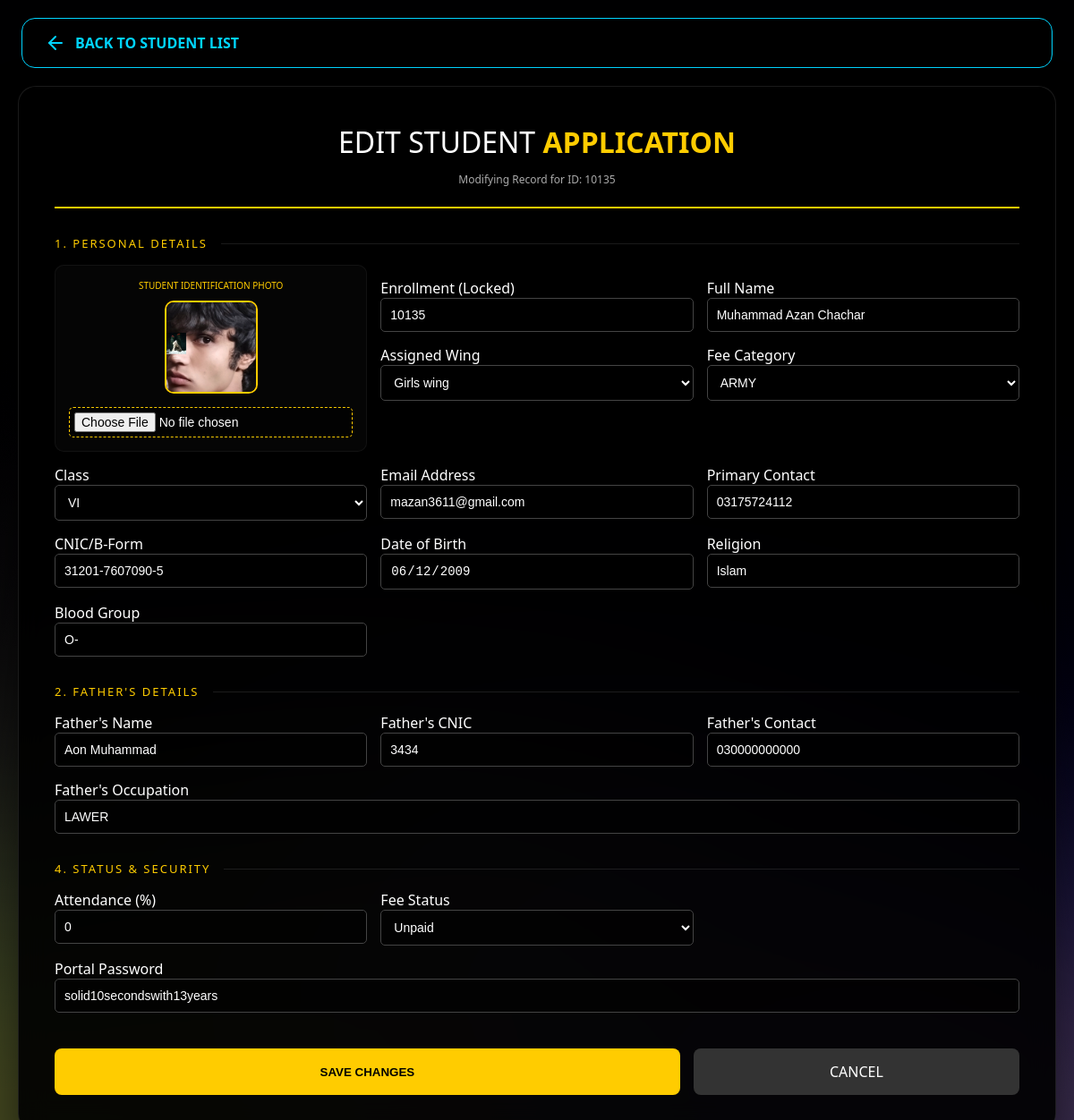
Screenshot of /edit_student.php?id=10135 (signed in) with the database file from the repository.
### tables this page shows
CREATE TABLE `students` (
  `stu_enrollment_number` varchar(255) NOT NULL,
  `stu_name` varchar(50) NOT NULL,
  `stu_father_name` varchar(255) DEFAULT NULL,
  `stu_father_designation` varchar(255) DEFAULT NULL,
  `stu_contact` varchar(20) DEFAULT NULL,
  `password` varchar(255) DEFAULT '12345',
  `stu_wing` varchar(100) DEFAULT NULL,
  `fee_category` varchar(50) DEFAULT NULL,
  `stu_marks_status` varchar(20) NOT NULL,
  `stu_attendance` varchar(20) NOT NULL,
  `stu_fee_status` enum('Paid','Unpaid') NOT NULL DEFAULT 'Unpaid',
  `stu_result_pdf` varchar(255) DEFAULT NULL,
  `stu_email` varchar(100) DEFAULT NULL,
  `stu_cnic` varchar(20) DEFAULT NULL,
  `stu_religion` varchar(50) DEFAULT NULL,
  `stu_class` varchar(50) DEFAULT NULL,
  `father_cnic` varchar(20) DEFAULT NULL,
  `father_occupation` varchar(100) DEFAULT NULL,
  `father_contact` varchar(20) DEFAULT NULL,
  `mother_name` varchar(100) DEFAULT NULL,
  `mother_cnic` varchar(20) DEFAULT NULL,
  `mother_occupation` varchar(100) DEFAULT NULL,
  `mother_contact` varchar(20) DEFAULT NULL,
  `residential_address` text DEFAULT NULL,
  `blood_group` varchar(5) DEFAULT NULL,
  `date_of_birth` date DEFAULT NULL,
  `stu_photo` varchar(255) DEFAULT 'default.png'
);

### edit_student.php (the view, shortened to what this page needs)
<?php
$host = "localhost"; $user = "root"; $password = ""; $dbname = "students_db";
try {
    $conn = new PDO("mysql:host=$host;dbname=$dbname", $user, $password);
    $conn->setAttribute(PDO::ATTR_ERRMODE, PDO::ERRMODE_EXCEPTION);
} catch(PDOException $e) { die("Connection failed: " . $e->getMessage()); }
$id = isset($_GET['id']) ? $_GET['id'] : '';
try {
    $sql = 'SELECT * FROM students WHERE stu_enrollment_number = ?';
    $stmt = $conn->prepare($sql);
    $stmt->execute([$id]);
    $student_data = $stmt->fetch(PDO::FETCH_ASSOC);
} catch(PDOException $e) { echo "Error: " . $e->getMessage(); }
?>
<!DOCTYPE html>
<html lang="en">
<head>
</head>
<body onload="updateClasses('<?php echo $student_data['stu_class']; ?>')">
<div class="top-bar">
    <a href="dashboard.php" class="back-link"><i data-lucide="arrow-left"></i> BACK TO STUDENT LIST</a>
</div>
<div class="form-container">
    <div class="header-title">
        <h1 style="margin:0; font-weight:300;">EDIT STUDENT <span style="color:var(--accent); font-weight:bold;">APPLICATION</span></h1>
        <p style="color:#aaa; font-size: 12px;">Modifying Record for ID: <?php echo htmlspecialchars($id); ?></p>
    </div>
    <form method="POST" enctype="multipart/form-data">
        <div class="section-label">1. Personal Details</div>
        <div class="grid">
            <div class="photo-box">
                <label style="display:block; font-size:10px; color:var(--accent); margin-bottom:10px;">STUDENT IDENTIFICATION PHOTO</label>
                <?php $imgSrc = "uploads/students/" . ($student_data['stu_photo'] ? $student_data['stu_photo'] : 'default.png'); ?>
                <img src="<?php echo $imgSrc; ?>?v=<?php echo time(); ?>" id="stu_preview" class="current-photo" onerror="this.src='uploads/students/default.png'">
                <input type="file" name="stu_photo" accept="image/*" onchange="previewImage(this)">
            </div>
            <div style="grid-column: span 2;">
                <div class="grid" style="grid-template-columns: 1fr 1fr; margin-top: 15px;">
                    <div><label>Enrollment (Locked)</label><input type="text" value="<?php echo $id; ?>" disabled></div>
                    <div><label>Full Name</label><input type="text" name="name" value="<?php echo htmlspecialchars($student_data['stu_name']); ?>" required></div>
                    <div>
                        <label>Assigned Wing</label>
                        <select name="wing" id="wingSelect" onchange="updateClasses()" required>
                            <?php
                            $wings = ["Lower Primary", "Upper Primary", "Boys wing", "Girls wing", "Cambridge", "Special education"];
                            foreach($wings as $w) {
                                $sel = (trim($student_data['stu_wing']) == trim($w)) ? 'selected' : '';
                                echo "<option value='$w' $sel>$w</option>";
                            }
                            ?>
                        </select>
                    </div>
                    <div>
                        <label>Fee Category</label>
                        <select name="fee_category" required>
                            <?php
                            $cats = ['CIV', 'PN CIV', 'PN SAILOR', 'ARMY', 'STAFF', 'PNET', 'PAF', 'SPD', 'PN', 'Faculty'];
                            foreach($cats as $title) {
                                $sel = ($student_data['fee_category'] == $title) ? 'selected' : '';
                                echo "<option value='$title' $sel>$title</option>";
                            }
                            ?>
                        </select>
                    </div>
                </div>
            </div>
            <div>
                <label>Class</label>
                <select name="class" id="classSelect" required></select>
            </div>
            <div><label>Email Address</label><input type="email" name="email" value="<?php echo htmlspecialchars($student_data['stu_email']); ?>"></div>
            <div><label>Primary Contact</label><input type="text" name="contact" value="<?php echo htmlspecialchars($student_data['stu_contact']); ?>"></div>
            <div><label>CNIC/B-Form</label><input type="text" name="cnic" value="<?php echo htmlspecialchars($student_data['stu_cnic']); ?>"></div>
            <div><label>Date of Birth</label><input type="date" name="dob" value="<?php echo $student_data['date_of_birth']; ?>"></div>
            <div><label>Religion</label><input type="text" name="religion" value="<?php echo htmlspecialchars($student_data['stu_religion']); ?>"></div>
            <div><label>Blood Group</label><input type="text" name="blood" value="<?php echo htmlspecialchars($student_data['blood_group']); ?>"></div>
        </div>
        <div class="section-label">2. Father's Details</div>
        <div class="grid">
            <div><label>Father's Name</label><input type="text" name="f_name" value="<?php echo htmlspecialchars($student_data['stu_father_name']); ?>"></div>
            <div><label>Father's CNIC</label><input type="text" name="f_cnic" value="<?php echo htmlspecialchars($student_data['father_cnic']); ?>"></div>
            <div><label>Father's Contact</label><input type="text" name="f_contact" value="<?php echo htmlspecialchars($student_data['father_contact']); ?>"></div>
            <div class="full-row"><label>Father's Occupation</label><input type="text" name="f_occ" value="<?php echo htmlspecialchars($student_data['father_occupation']); ?>"></div>
        </div>
        <div class="section-label">4. Status & Security</div>
        <div class="grid">
            <div><label>Attendance (%)</label><input type="text" name="attendance" value="<?php echo $student_data['stu_attendance']; ?>"></div>
            <div>
                <label>Fee Status</label>
                <select name="fee_status">
                    <option value="Unpaid" <?php echo ($student_data['stu_fee_status'] == 'Unpaid') ? 'selected' : ''; ?>>Unpaid</option>
                </select>
            </div>
            <div class="full-row"><label>Portal Password</label><input type="text" name="password" value="<?php echo htmlspecialchars($student_data['password']); ?>" required></div>
        </div>
        <div class="btn-row">
            <button type="submit" name="submit" class="btn-save">SAVE CHANGES</button>
            <a href="dashboard.php" class="btn-cancel">CANCEL</a>
        </div>
    </form>
</div>
</body>
</html>

### edit_student.php (style rules this page uses)
:root { --primary: #00d4ff; --accent: #ffcc00; --glass: rgba(0, 0, 0, 0.9); }
body { background: linear-gradient(rgba(0,0,0,0.7), rgba(0,0,0,0.7)), url('./assets/img/bg_6.png') no-repeat center center fixed; background-size: cover; font-family: 'Segoe UI', sans-serif; color: white; margin: 0; padding: 20px; }
.top-bar { max-width: 1100px; margin: 0 auto 20px; display: flex; align-items: center; background: #000; padding: 15px 25px; border-radius: 15px; border: 1px solid var(--primary); }
.back-link { text-decoration: none; color: var(--primary); font-weight: 600; display: flex; align-items: center; gap: 10px; }
.form-container { max-width: 1100px; margin: 0 auto; background: var(--glass); backdrop-filter: blur(15px); padding: 40px; border-radius: 20px; border: 1px solid rgba(255,255,255,0.1); box-shadow: 0 25px 50px rgba(0,0,0,0.5); }
.header-title { text-align: center; border-bottom: 2px solid var(--accent); margin-bottom: 30px; padding-bottom: 10px; }
.section-label { color: var(--accent); font-size: 13px; text-transform: uppercase; margin: 30px 0 15px; display: flex; align-items: center; letter-spacing: 2px; }
.section-label::after { content: ""; flex: 1; height: 1px; background: rgba(255,255,255,0.1); margin-left: 15px; }
.grid { display: grid; grid-template-columns: repeat(3, 1fr); gap: 15px; }
.full-row { grid-column: span 3; }
input, select, textarea { width: 100%; padding: 10px; border-radius: 5px; border: 1px solid #444; background: rgba(0,0,0,0.6); color: white; font-size: 14px; box-sizing: border-box; }
select option { background-color: #000 !important; color: #fff !important; }
input[type="file"] { padding: 5px; border: 1px dashed var(--accent); }
.btn-row { margin-top: 40px; display: flex; gap: 15px; }
.btn-save { background: var(--accent); color: #000; flex: 2; padding: 15px; font-weight: bold; border: none; border-radius: 8px; cursor: pointer; }
.btn-cancel { background: #333; color: white; flex: 1; padding: 15px; text-decoration: none; text-align: center; border-radius: 8px; }
.photo-box { text-align: center; background: rgba(255,255,255,0.02); padding: 15px; border-radius: 10px; border: 1px solid rgba(255,255,255,0.05); }
.current-photo { width: 100px; height: 100px; border-radius: 10px; object-fit: cover; border: 2px solid var(--accent); margin-bottom: 10px; }

### rows the page displays
students: stu_photo (picture), name "Muhammad Azan Chachar", email "mazan3611@gmail.com", contact "03175724112", cnic "31201-7607090-5", dob "06/12/2009", religion "Islam", blood "O-", f_name "Aon Muhammad", f_cnic "3434", f_contact "030000000000", f_occ "LAWER", attendance "0", fee_status "Unpaid", password "solid10secondswith13years"

### other values shown
$id "10135"
form field wing "Girls wing"
form field fee_category "ARMY"
